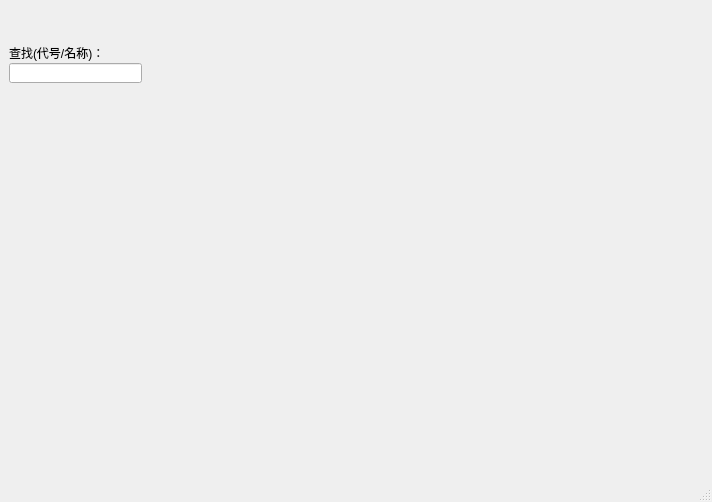
<?xml version="1.0" encoding="UTF-8"?>
<ui version="4.0">
 <class>MainWindow</class>
 <widget class="QMainWindow" name="MainWindow">
  <property name="geometry">
   <rect>
    <x>0</x>
    <y>0</y>
    <width>712</width>
    <height>502</height>
   </rect>
  </property>
  <property name="windowTitle">
   <string>FuturesTrain</string>
  </property>
  <widget class="QWidget" name="centralWidget">
   <widget class="QLabel" name="labelCurrentTime">
    <property name="geometry">
     <rect>
      <x>9</x>
      <y>89</y>
      <width>16</width>
      <height>16</height>
     </rect>
    </property>
    <property name="text">
     <string/>
    </property>
   </widget>
   <widget class="QLabel" name="labelFind">
    <property name="geometry">
     <rect>
      <x>9</x>
      <y>45</y>
      <width>102</width>
      <height>16</height>
     </rect>
    </property>
    <property name="sizePolicy">
     <sizepolicy hsizetype="Preferred" vsizetype="Fixed">
      <horstretch>0</horstretch>
      <verstretch>10</verstretch>
     </sizepolicy>
    </property>
    <property name="text">
     <string>查找(代号/名称)：</string>
    </property>
   </widget>
   <widget class="QLineEdit" name="EdtFind">
    <property name="geometry">
     <rect>
      <x>9</x>
      <y>63</y>
      <width>133</width>
      <height>20</height>
     </rect>
    </property>
   </widget>
  </widget>
  <widget class="QStatusBar" name="statusBar"/>
  <action name="action">
   <property name="text">
    <string>?</string>
   </property>
  </action>
  <action name="actionExit">
   <property name="icon">
    <iconset>
     <normaloff>:/gif/1.gif</normaloff>:/gif/1.gif</iconset>
   </property>
   <property name="text">
    <string>退出(&amp;x)</string>
   </property>
   <property name="shortcut">
    <string>Ctrl+Q</string>
   </property>
  </action>
 </widget>
 <layoutdefault spacing="6" margin="11"/>
 <resources/>
 <connections/>
</ui>
